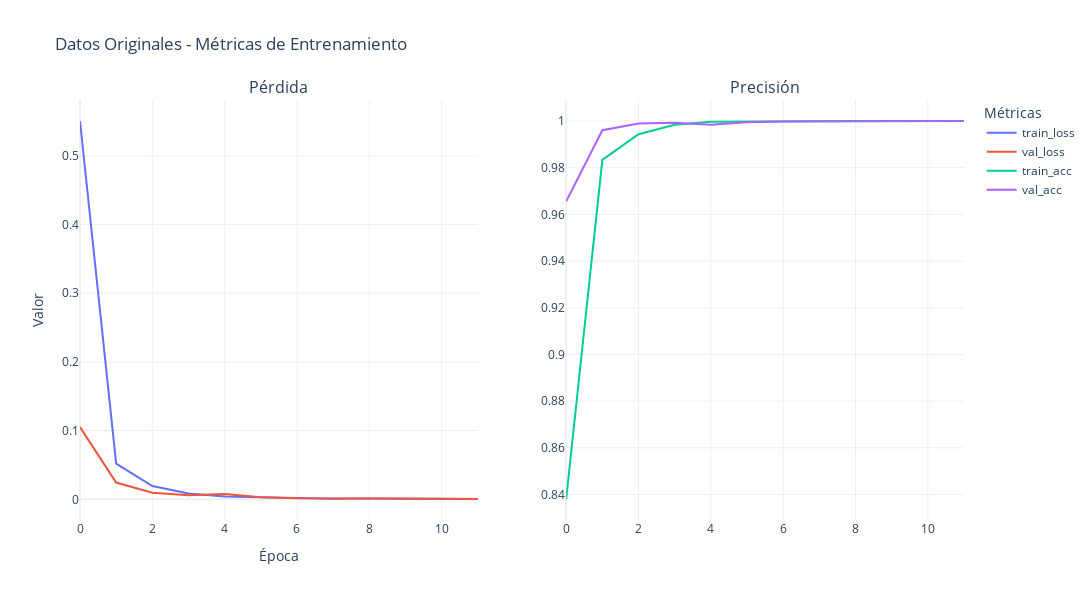

The code cell stored with this chart in its notebook:
### Markdown cell above
#### Entrenar modelo

### Code cell
from tensorflow.keras.models import Sequential
from tensorflow.keras.layers import Conv2D, MaxPooling2D, Flatten, Dense, Input, LeakyReLU
from tensorflow.keras import optimizers, callbacks
from plotly.subplots import make_subplots
import plotly.graph_objects as go

def entrenar_modelo_cnn(x_train, y_train, x_test, y_test, titulo="Entrenamiento"):
    """
    Entrena un modelo CNN con los datos proporcionados
    
    Args:
        x_train, y_train: datos de entrenamiento
        x_test, y_test: datos de prueba
        titulo: título para los gráficos
    
    Returns:
        model, history: modelo entrenado e historial
    """
    
    # División train/validation
    x_train_split, x_val, y_train_split, y_val = train_test_split(
        x_train, y_train, test_size=0.30, shuffle=True
    )
    
    # Parámetros del modelo
    EPOCAS = 100
    LOTES = 128
    PACIENCIA = 5
    IMG_SIZE = x_train.shape[1:]
    N_CLASSES = len(np.unique(y_train))
    ACTIVA = LeakyReLU()
    
    print(f"Entrenando modelo con {len(x_train)} imágenes")
    print(f"Forma de imagen: {IMG_SIZE}, Clases: {N_CLASSES}")
    
    # Construir el modelo
    model = Sequential()
    model.add(Input(shape=IMG_SIZE))
    model.add(Conv2D(16, kernel_size=(3,3), strides=(1,1), padding='same', activation=ACTIVA))
    model.add(MaxPooling2D(pool_size=(2,2)))
    model.add(Conv2D(32, kernel_size=(3,3), strides=(1,1), padding='same', activation=ACTIVA))
    model.add(MaxPooling2D(pool_size=(2,2)))
    model.add(Flatten())
    model.add(Dense(32, activation=ACTIVA))
    model.add(Dense(N_CLASSES, activation='softmax'))
    
    # Compilar modelo
    optimizer = optimizers.Adam(0.001)
    model.compile(optimizer=optimizer, loss='sparse_categorical_crossentropy', metrics=['accuracy'])
    
    # Parada temprana
    early_stop = callbacks.EarlyStopping(monitor='val_loss', patience=PACIENCIA, min_delta=0.001, restore_best_weights=True)
    
    # Entrenar modelo
    H = model.fit(
        x_train_split, y_train_split,
        batch_size=LOTES,
        epochs=EPOCAS,
        validation_data=(x_val, y_val),
        callbacks=[early_stop],
        verbose=0
    )
    
    # Evaluar modelo
    pred_train = model.evaluate(x_train_split, y_train_split, verbose=0)
    pred_val = model.evaluate(x_val, y_val, verbose=0)
    pred_test = model.evaluate(x_test, y_test, verbose=0)
    
    print(f"\nResultados del {titulo}:")
    print(f"Efectividad entrenamiento: {pred_train[1]*100:.2f}%%")
    print(f"Efectividad validación...: {pred_val[1]*100:.2f}%%")
    print(f"Efectividad prueba.......: {pred_test[1]*100:.2f}%%")
    
    # Gráficos de entrenamiento
    fig = make_subplots(rows=1, cols=2, subplot_titles=("Pérdida", "Precisión"))
    
    fig.add_trace(go.Scatter(y=H.history["loss"], mode='lines', name='train_loss'), row=1, col=1)
    fig.add_trace(go.Scatter(y=H.history["val_loss"], mode='lines', name='val_loss'), row=1, col=1)
    
    fig.add_trace(go.Scatter(y=H.history["accuracy"], mode='lines', name='train_acc'), row=1, col=2)
    fig.add_trace(go.Scatter(y=H.history["val_accuracy"], mode='lines', name='val_acc'), row=1, col=2)
    
    fig.update_layout(
        title=f"{titulo} - Métricas de Entrenamiento",
        xaxis_title="Época",
        yaxis_title="Valor",
        legend_title="Métricas",
        width=1200,
        height=600,
        template="plotly_white"
    )
    
    fig.show()
    
    return model, H

# Uso de las funciones:

# 1. Entrenar con datos originales
print("=== ENTRENAMIENTO CON DATOS ORIGINALES ===")
model_original, history_original = entrenar_modelo_cnn(
    x_train, y_train, x_test, y_test, 
    titulo="Datos Originales"
)

### Figure 1 — Plotly figure (JSON) as saved in the notebook; plotly's stock layout.template omitted (floating-point values rounded to 4 significant figures)
{"data": [{"mode": "lines", "name": "train_loss", "type": "scatter", "xaxis": "x", "y": [0.5506, 0.05201, 0.01925, 0.008333, 0.004255, 0.002824, 0.001439, 0.0009312, 0.001082, 0.0007041, 0.000475, 0.0004351], "yaxis": "y"}, {"mode": "lines", "name": "val_loss", "type": "scatter", "xaxis": "x", "y": [0.105, 0.02439, 0.009685, 0.005869, 0.007827, 0.002887, 0.001517, 0.001605, 0.0009852, 0.0008393, 0.0009217, 0.000559], "yaxis": "y"}, {"mode": "lines", "name": "train_acc", "type": "scatter", "xaxis": "x2", "y": [0.8381, 0.9833, 0.9943, 0.9984, 0.9997, 0.9998, 1, 1, 1, 1, 1, 1], "yaxis": "y2"}, {"mode": "lines", "name": "val_acc", "type": "scatter", "xaxis": "x2", "y": [0.9656, 0.996, 0.9989, 0.9992, 0.9984, 0.9995, 0.9997, 0.9997, 0.9997, 0.9997, 0.9997, 1], "yaxis": "y2"}], "layout": {"annotations": [{"font": {"size": 16}, "showarrow": false, "text": "Pérdida", "x": 0.225, "xanchor": "center", "xref": "paper", "y": 1, "yanchor": "bottom", "yref": "paper"}, {"font": {"size": 16}, "showarrow": false, "text": "Precisión", "x": 0.775, "xanchor": "center", "xref": "paper", "y": 1, "yanchor": "bottom", "yref": "paper"}], "height": 600, "legend": {"title": {"text": "Métricas"}}, "title": {"text": "Datos Originales - Métricas de Entrenamiento"}, "width": 1200, "xaxis": {"anchor": "y", "domain": [0, 0.45], "title": {"text": "Época"}}, "xaxis2": {"anchor": "y2", "domain": [0.55, 1]}, "yaxis": {"anchor": "x", "domain": [0, 1], "title": {"text": "Valor"}}, "yaxis2": {"anchor": "x2", "domain": [0, 1]}}}
